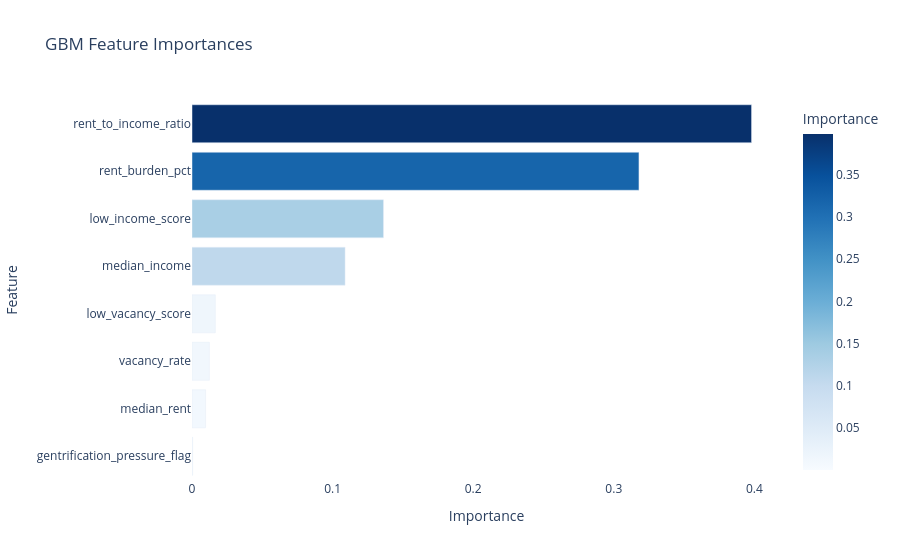

Notebook code cell kept with this figure:
### Code cell
# Feature importances
importances = pd.Series(clf.feature_importances_, index=FEATURES).sort_values(ascending=True)

fig = px.bar(
    importances.reset_index(),
    x=0, y="index",
    orientation="h",
    title="GBM Feature Importances",
    labels={"0":"Importance","index":"Feature"},
    color=0,
    color_continuous_scale="Blues"
)
fig.update_layout(plot_bgcolor="white", paper_bgcolor="white")
fig.show()

### Figure 1 — Plotly figure (JSON) as saved in the notebook; plotly's stock layout.template omitted (floating-point values rounded to 4 significant figures)
{"data": [{"hovertemplate": "Importance=%{marker.color}<br>Feature=%{y}<extra></extra>", "legendgroup": "", "marker": {"color": [0.0004534, 0.009657, 0.01236, 0.0166, 0.1089, 0.1362, 0.3179, 0.398], "coloraxis": "coloraxis", "pattern": {"shape": ""}}, "name": "", "orientation": "h", "showlegend": false, "textposition": "auto", "type": "bar", "x": [0.0004534, 0.009657, 0.01236, 0.0166, 0.1089, 0.1362, 0.3179, 0.398], "xaxis": "x", "y": ["gentrification_pressure_flag", "median_rent", "vacancy_rate", "low_vacancy_score", "median_income", "low_income_score", "rent_burden_pct", "rent_to_income_ratio"], "yaxis": "y"}], "layout": {"barmode": "relative", "coloraxis": {"colorbar": {"title": {"text": "Importance"}}, "colorscale": [[0.0, "rgb(247,251,255)"], [0.125, "rgb(222,235,247)"], [0.25, "rgb(198,219,239)"], [0.375, "rgb(158,202,225)"], [0.5, "rgb(107,174,214)"], [0.625, "rgb(66,146,198)"], [0.75, "rgb(33,113,181)"], [0.875, "rgb(8,81,156)"], [1.0, "rgb(8,48,107)"]]}, "legend": {"tracegroupgap": 0}, "paper_bgcolor": "white", "plot_bgcolor": "white", "title": {"text": "GBM Feature Importances"}, "xaxis": {"anchor": "y", "domain": [0.0, 1.0], "title": {"text": "Importance"}}, "yaxis": {"anchor": "x", "domain": [0.0, 1.0], "title": {"text": "Feature"}}}}
